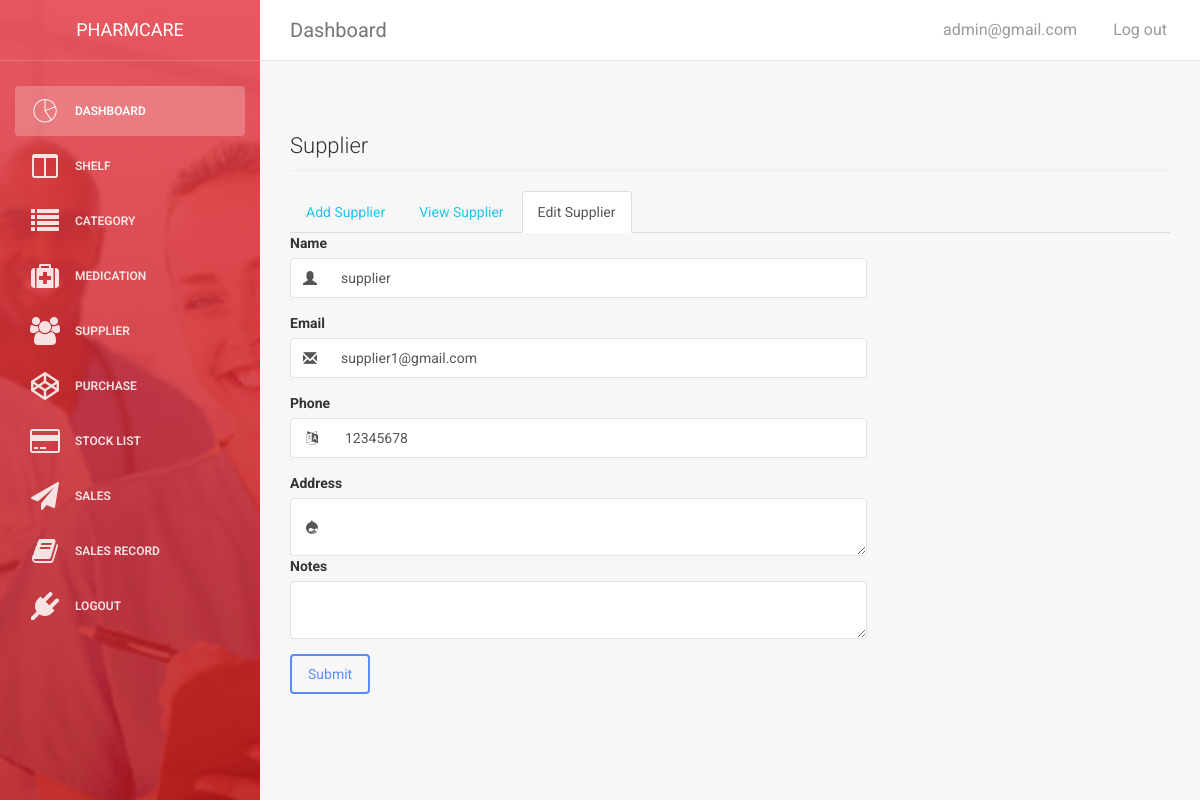
Screenshot of /admin/administrator/supplier.php?source=edit_supplier&supplier_id=1 (signed in) with the database file from the repository.
### tables this page shows
CREATE TABLE `supplier` (
  `id` int(11) NOT NULL,
  `name` varchar(255) NOT NULL,
  `email` varchar(255) NOT NULL,
  `phone` varchar(12) NOT NULL,
  `address` varchar(255) NOT NULL,
  `notes` varchar(100) NOT NULL
);

### admin/includes/edit_supplier.php (the view, shortened to what this page needs)
<?php
if(isset($_GET['supplier_id'])){
$the_supplier_id = $_GET['supplier_id'];
global $connection;
$query = "SELECT * FROM supplier WHERE id = {$the_supplier_id}";
$result = mysqli_query($connection,$query);
while($row = mysqli_fetch_array($result)){
$name = $row['name'];
$email = $row['email'];
$phone = $row['phone'];
$address = $row['address'];
$notes = $row['notes'];
}
}
?>
<ul class="nav nav-tabs">
    <li><a href="supplier.php?source=add_supplier">Add Supplier</a></li>
    <li><a href="supplier.php">View Supplier</a></li>
    <li class="active"><a href="supplier.php">Edit Supplier</a></li>
</ul>
<div class="row">
    <div class="col-md-8">
        <form action="" method="post">
            <div class="form-group">
                <label for="category">Name</label>
                <div class="input-group">
                    <span class="input-group-addon"><i class="glyphicon glyphicon-user"></i></span>
                    <input type="text" class="form-control" name="name" value="<?php echo isset($name) ? $name: '' ?>">
                </div>
            </div>
            <div class="form-group">
                <label for="house_type">Email</label>
                <div class="input-group">
                    <span class="input-group-addon"><i class="glyphicon glyphicon-envelope"></i></span>
                    <input type="email" class="form-control" name="email" value="<?php echo isset($email) ? $email: '' ?>">
                </div>
            </div>
            <div class="form-group">
             <label for="name">Phone</label>
                <div class="input-group">
                    <span class="input-group-addon"><i class="fa fa-language"></i></span>
                    <input type="number" name="phone" class="form-control" placeholder="Enter phone number" value="<?php echo isset($phone) ? $phone: '' ?>">
                </div>
            </div>
            <div class="form-group">
                <label for="batchNo">Address</label>
                <div class="input-group">
                    <span class="input-group-addon"><i class="fa fa-drupal"></i></span>
                    <textarea name="address" id="" cols="30" class="form-control"><?php echo isset($address) ? $address: '' ?></textarea>
            </div>
            <div class="form-group">
                <label for="notes">Notes</label>
                <div class="input-group">
                    <span class="input-group-addon"><i class="glyphicon glyphicon-note"></i></span>
                    <textarea name="notes" id="" cols="30" class="form-control"><?php echo isset($notes) ? $notes: '' ?></textarea>
                </div>
            </div>
            <input type="submit" class="btn btn-primary" value="Submit" name="updateSupplier">
        </form>
    </div>
</div>

### rows the page displays
supplier: name "supplier", email "supplier1@gmail.com", phone "12345678"

### other values shown
$_SESSION['username'] "admin@gmail.com"
